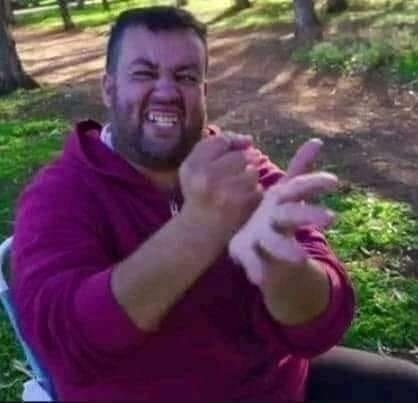
#> input picture Photos/test.jpg, 418 x 403 px
$ python thresh.py
#> lines starting #> are read from the running program, lines starting #| are printed output that depends on the picture; after the words box and inside, x2 and y2 are one past the last pixel; in counts of white or black regions, pixels touching at a corner belong together
import cv2 as cv
import numpy as np
import matplotlib.pyplot as plt
# Read image
img = cv.imread('Photos/test.jpg')
#> img is the input picture: shape (403, 418, 3); mean B, G, R 80.9, 69.1, 93.4
cv.imshow('test', img)
#converting img to grayscale
gray = cv.cvtColor(img,cv.COLOR_RGB2GRAY)
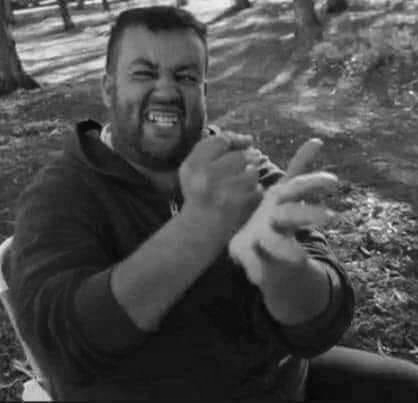
#> gray: shape (403, 418); min 3, max 242, mean 75.4
cv.imshow('Gray', gray)
#Simple thresholding
threshold, thresh = cv.threshold(gray,150, 255,cv.THRESH_BINARY)
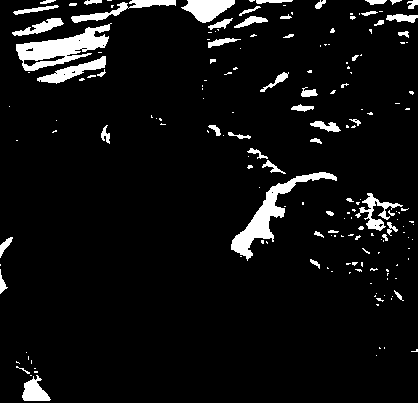
#> thresh: shape (403, 418); 6.5% white; 180 white regions (128 under 20 px), largest, box (x1, y1, x2, y2) and area: (16, 23, 112, 71) 1955, (231, 172, 337, 261) 1806, (181, 0, 235, 23) 753
cv.imshow('Simple thresholding',thresh)
#inversing thresholding
threshold, thresh_inv = cv.threshold(gray,150, 255,cv.THRESH_BINARY_INV)
cv.imshow('Simple thresholding',thresh_inv)
#Adapotive thresholding
adaptive_thresh = cv.adaptiveThreshold(gray,255, cv.ADAPTIVE_THRESH_MEAN_C,
                                       cv.THRESH_BINARY,11,3)
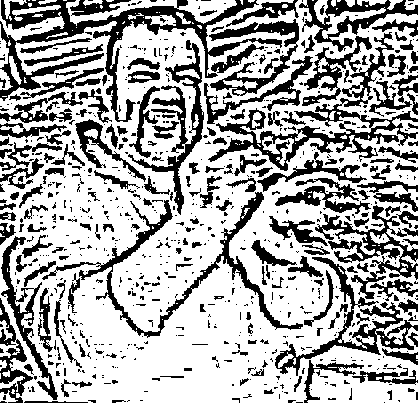
#> adaptive_thresh: shape (403, 418); 66.7% white; 771 black regions (581 under 20 px), largest, box (x1, y1, x2, y2) and area: (0, 0, 282, 122) 6328, (208, 32, 418, 171) 4417, (42, 192, 303, 338) 3384
cv.imshow('Adapotive thresholding',adaptive_thresh)


cv.waitKey(0)
